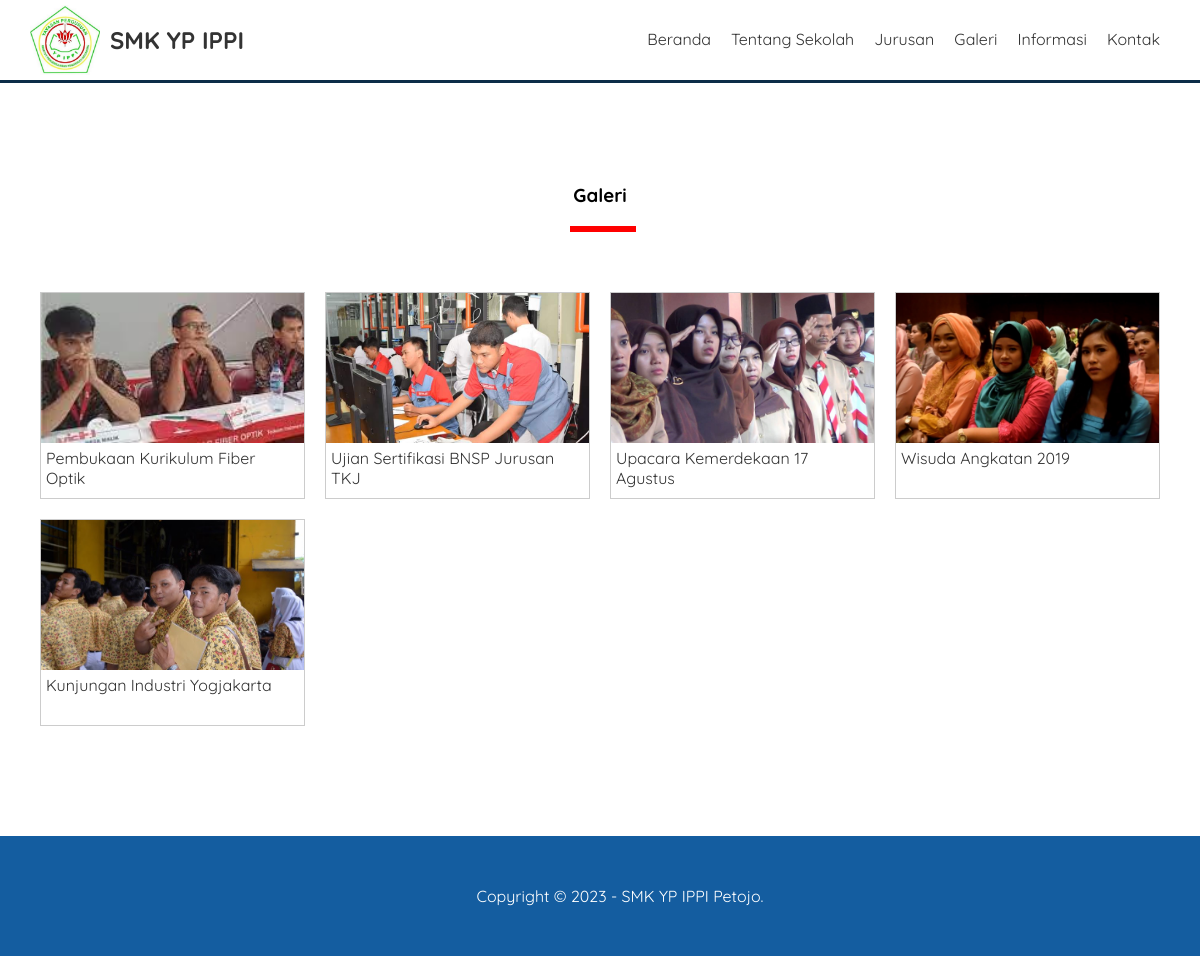
The page /galeri.php on the database its author committed.
### tables this page shows
CREATE TABLE `pengaturan` (
  `id` int(11) NOT NULL,
  `nama` varchar(50) NOT NULL,
  `email` varchar(50) NOT NULL,
  `telepon` varchar(20) NOT NULL,
  `alamat` text NOT NULL,
  `logo` varchar(50) NOT NULL,
  `favicon` varchar(50) NOT NULL,
  `tentang_sekolah` text NOT NULL,
  `foto_sekolah` varchar(50) NOT NULL,
  `google_maps` text NOT NULL,
  `nama_kepsek` varchar(50) NOT NULL,
  `foto_kepsek` varchar(50) NOT NULL,
  `sambutan_kepsek` text NOT NULL,
  `created_at` timestamp NOT NULL DEFAULT current_timestamp(),
  `updated_at` datetime DEFAULT NULL
);

CREATE TABLE `galeri` (
  `id` int(11) NOT NULL,
  `foto` varchar(50) NOT NULL,
  `keterangan` varchar(50) NOT NULL,
  `created_at` timestamp NOT NULL DEFAULT current_timestamp(),
  `updated_at` datetime DEFAULT NULL
);

### galeri.php (the view)
<?php include 'header.php'; ?>
<div class="section">
    <div class="container">
      <h3 class="text-center">Galeri</h3>
      <?php
      $galeri = mysqli_query($conn, "SELECT * FROM galeri ORDER BY id DESC");
            if(mysqli_num_rows($galeri) > 0) {
            while($p = mysqli_fetch_array($galeri)) {
      ?>
       <div class="col-4">
            <a href="uploads/galeri/<?= $p['foto'] ?>" target="_blank" class="thumbnail-link">
            <div class="thumbnail-box">
                <div class="thumbnail-img" style="background-image: url('uploads/galeri/<?= $p['foto'] ?>');">
                </div>
                <div class="thumbnail-text">
                        <?= $p['keterangan'] ?>
                </div>
            </div>
            </a>
       </div>
    <?php }}else{ ?>
          Tidak ada data
        <?php } ?>
    </div>
</div>
<?php include 'footer.php'; ?>

### header.php (shortened to what this page needs)
<?php
   include 'koneksi.php';
   $identitas = mysqli_query($conn, "SELECT * FROM pengaturan ORDER BY ID DESC LIMIT 1");
   $d = mysqli_fetch_object($identitas);
?>
<!DOCTYPE html>
<html lang="en">
<head>
    <link rel="stylesheet" type="text/css" href="assets/css/style.css">
</head>
<body>
    <div class="header">
        <div class="container">
            <div class="header-logo">
                <img src="uploads/identitas/<?= $d->logo ?>" width="70px">
                <h2><a href="index.php"><?= $d->nama ?></a></h2>
            </div>
            <ul class="header-menu">
                <li><a href="index.php">Beranda</a></li>
                <li><a href="tentang-sekolah.php">Tentang Sekolah</a></li>
                <li><a href="jurusan.php">Jurusan</a></li>
                <li><a href="galeri.php">Galeri</a></li>
                <li><a href="informasi.php">Informasi</a></li>
                <li><a href="kontak.php">Kontak</a></li>
            </ul>
        </div>
    </div>

### footer.php (shortened to what this page needs)
    <footer>
        <div class="container text-center">
            Copyright &copy; 2023 - <?= $d->nama ?> Petojo.
        </div>
    </footer>
</body>
</html>

### assets/css/style.css (style rules this page uses)
* { margin: 0; padding: 0; font-family: 'Quicksand', sans-serif; box-sizing: border-box; }
a { text-decoration: none; }
.container { width: 1140px; margin: 0 auto ; }
.container:after { content: ""; display: block; clear: both; }
.text-center { text-align: center !important; }
.header { border-bottom: 3px solid #0C2D48; }
.header a { color: #333; }
.header-logo { float: left; line-height: 70px; padding: 5px 0; }
.header-logo img { float: left; margin-right: 10px; }
.header-logo h2 { float: left; }
.header-menu { float: right; }
.header-menu li { float: left; list-style: none; padding: 29px 10px; }
.section { padding: 100px 0; }
.section h3 { padding-bottom: 25px; margin-bottom: 50px; position: relative; }
.section h3::after { content: ""; display: block; width: 60px; border: 3px solid red; position: absolute; bottom: 0; left: calc(50% - 30px); }
.col-4 { min-height: 200px; width: 25%; float: left; padding: 10px; }
.thumbnail-box { border: 1px solid #ccc; width: 100%; min-height: 200px; background-color: #fff; }
.thumbnail-img { height: 150px; background-repeat: no-repeat; background-size: cover; }
.thumbnail-text { height: 55px; padding: 5px; }
.thumbnail-link { color: #333; }
footer { padding: 50px; background-color: #145DA0; color: #fff; }

### rows shown on the page
pengaturan: logo (picture), nama "SMK YP IPPI"
galeri: foto (picture), keterangan "Pembukaan Kurikulum Fiber Optik"
galeri: foto (picture), keterangan "Ujian Sertifikasi BNSP Jurusan TKJ"
galeri: foto (picture), keterangan "Upacara Kemerdekaan 17 Agustus"
galeri: foto (picture), keterangan "Wisuda Angkatan 2019"
galeri: foto (picture), keterangan "Kunjungan Industri Yogjakarta"
